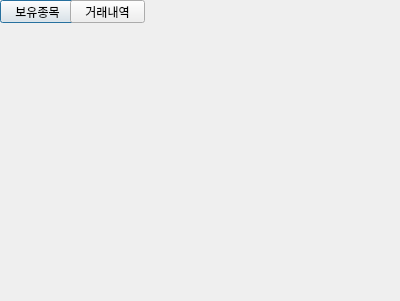
<?xml version="1.0" encoding="UTF-8"?>
<ui version="4.0">
 <class>Account</class>
 <widget class="QDialog" name="Account">
  <property name="geometry">
   <rect>
    <x>0</x>
    <y>0</y>
    <width>400</width>
    <height>301</height>
   </rect>
  </property>
  <property name="baseSize">
   <size>
    <width>400</width>
    <height>300</height>
   </size>
  </property>
  <property name="windowTitle">
   <string>계좌현황</string>
  </property>
  <widget class="QPushButton" name="pushButton">
   <property name="geometry">
    <rect>
     <x>0</x>
     <y>0</y>
     <width>75</width>
     <height>23</height>
    </rect>
   </property>
   <property name="text">
    <string>보유종목</string>
   </property>
  </widget>
  <widget class="QPushButton" name="pushButton_2">
   <property name="geometry">
    <rect>
     <x>70</x>
     <y>0</y>
     <width>75</width>
     <height>23</height>
    </rect>
   </property>
   <property name="text">
    <string>거래내역</string>
   </property>
  </widget>
 </widget>
 <resources/>
 <connections/>
</ui>
